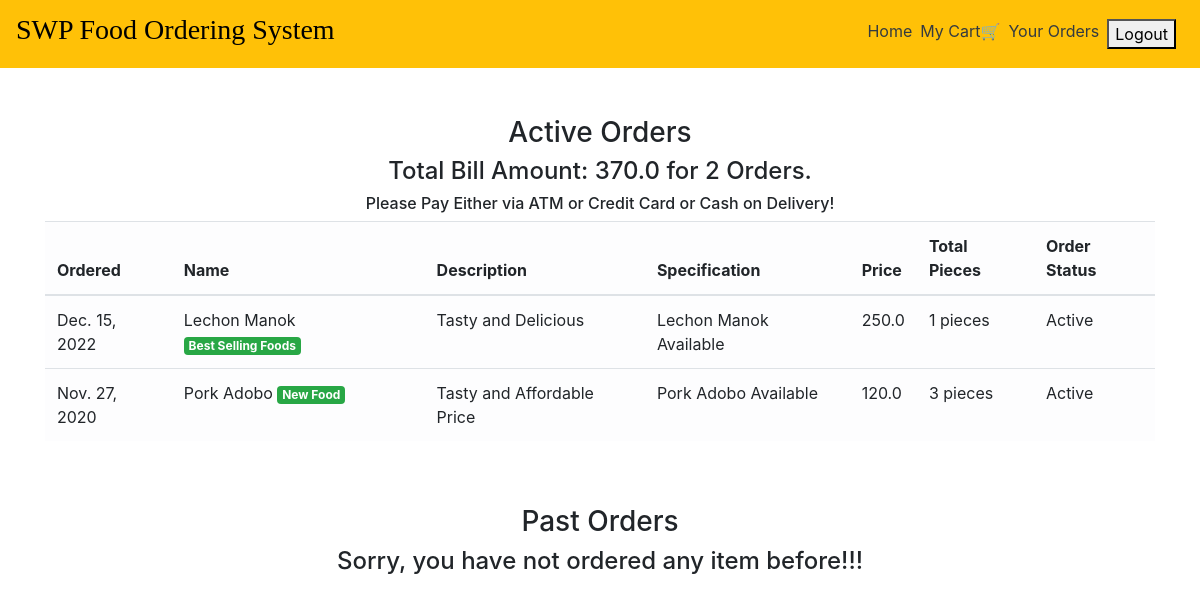
The app's page /order_details/ (signed in), older data.
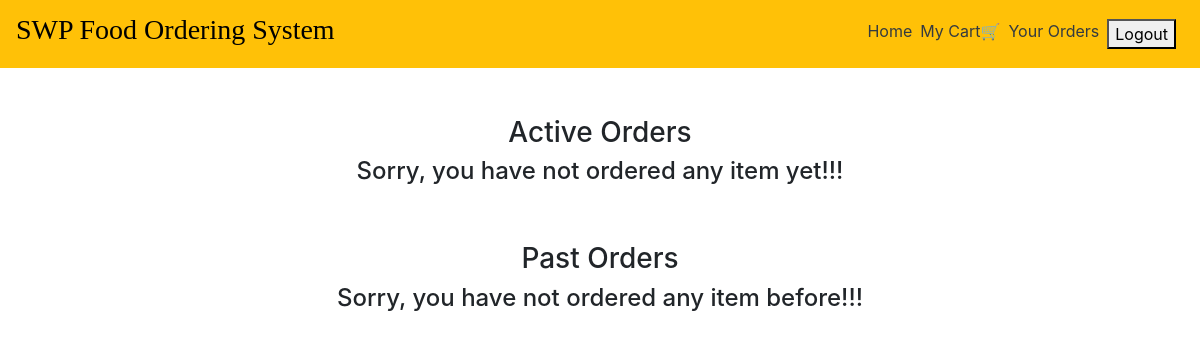
The same page, newer data.
### main/models.py (models this page shows, shortened)
class CartItems(models.Model):
    ORDER_STATUS = (
        ('Active', 'Active'),
        ('Delivered', 'Delivered')
    )
    user = models.ForeignKey(User, on_delete=models.CASCADE)
    item = models.ForeignKey(Item, on_delete=models.CASCADE)
    ordered = models.BooleanField(default=False)
    quantity = models.IntegerField(default=1)
    ordered_date = models.DateField(default=timezone.now)
    status = models.CharField(max_length=20, choices=ORDER_STATUS, default='Active')
    delivery_date = models.DateField(default=timezone.now)
    class Meta:
        verbose_name = 'Cart Item'
        verbose_name_plural = 'Cart Items'

class Item(models.Model):
    LABELS = (
        ('Best Selling Foods', 'Best Selling Foods'),
        ('New Food', 'New Food'),
        ('Spicy Foods🔥', 'Spicy Foods🔥'),
    )
    LABEL_COLOUR = (
        ('danger', 'danger'),
        ('success', 'success'),
        ('primary', 'primary'),
        ('info', 'info'),
        ('warning', 'warning'),
    )
    title = models.CharField(max_length=150)
    description = models.CharField(max_length=250,blank=True)
    price = models.FloatField()
    pieces = models.IntegerField(default=6)
    instructions = models.CharField(max_length=250,default="Available")
    image = models.ImageField(default='default.png', upload_to='images/')
    labels = models.CharField(max_length=25, choices=LABELS, blank=True)
    label_colour = models.CharField(max_length=15, choices=LABEL_COLOUR, blank=True)
    slug = models.SlugField(default="foods")
    created_by = models.ForeignKey(User, on_delete=models.CASCADE)

### main/views.py (the view)
# urls.py: path('order_details/', views.order_details, name='order_details'),
@login_required
def order_details(request):
    items = CartItems.objects.filter(user=request.user, ordered=True,status="Active").order_by('-ordered_date')
    cart_items = CartItems.objects.filter(user=request.user, ordered=True,status="Delivered").order_by('-ordered_date')
    bill = items.aggregate(Sum('item__price'))
    number = items.aggregate(Sum('quantity'))
    pieces = items.aggregate(Sum('item__pieces'))
    total = bill.get("item__price__sum")
    count = number.get("quantity__sum")
    total_pieces = pieces.get("item__pieces__sum")
    context = {
        'items':items,
        'cart_items':cart_items,
        'total': total,
        'count': count,
        'total_pieces': total_pieces
    }
    return render(request, 'main/order_details.html', context)

### main/templatetags/get_group.py (called while the page is built)
@register.filter(name='has_group')
def has_group(user, group_name):
    return user.groups.filter(name=group_name).exists()

### main/templates/main/order_details.html
{% extends "main/layout.html" %}
{% block content %}
<div class="cart">
    <div class="container">
        <div class="row">
            <div class="col-sm-12 mt-5">
                <h3 class="text-center">Active Orders</h3>
                {% if items %}
                <h4 class="text-center">Total Bill Amount: {{total}} for {{ count }} Orders.</h4>
                <h6 class="text-center">Please Pay Either via ATM or Credit Card or Cash on Delivery!</h6>
                <div class="table-responsive">
                    <table class="table table-light">
                        <thead>
                        <tr>
                            <th scope="col">Ordered</th>
                            <th scope="col">Name</th>
                            <th scope="col">Description</th>
                            <th scope="col">Specification</th>
                            <th scope="col">Price</th>
                            <th scope="col">Total Pieces</th>
                            <th scope="col">Order Status</th>
                        </tr>
                        </thead>
                        <tbody>
                            {% for item_active in items %}
                        <tr>
                            <td>{{ item_active.ordered_date }}</td>
                            <td>{{ item_active.item.title }} <span class="badge badge-{{ item_active.item.label_colour }}">{{ item_active.item.labels }}</span></td>
                            <td>{{ item_active.item.description }}</td>
                            <td>{{ item_active.item.instructions }}</td>
                            <td>{{ item_active.item.price }}</td>
                            <td>{{ item_active.item.pieces }} pieces</td>
                            <td>{{ item_active.status }}</td>
                        </tr>
                            {% endfor %}
                        </tbody>
                    </table>
                </div>
                {% else %}
                <h4 class="text-center">Sorry, you have not ordered any item yet!!!</h4>
                {% endif %}
            </div>
        </div>
        <div class="row">
            <div class="col-sm-12 mt-5">
                <h3 class="text-center">Past Orders</h3>
                {% if cart_items %}
                <div class="table-responsive">
                    <table class="table table-light">
                        <thead>
                        <tr>
                            <th scope="col">Ordered</th>
                            <th scope="col">Name</th>
                            <th scope="col">Description</th>
                            <th scope="col">Specification</th>
                            <th scope="col">Price</th>
                            <th scope="col">Total Pieces</th>
                            <th scope="col">Order Status</th>
                            <th scope="col">Delivery Date</th>
                        </tr>
                        </thead>
                        <tbody>
                            {% for cart in cart_items %}
                        <tr>
                            <td>{{ cart.ordered_date }}</td>
                            <td>{{ cart.item.title }} <span class="badge badge-{{ cart.item.label_colour }}">{{ cart.item.labels }}</span></td>
                            <td>{{ cart.item.description }}</td>
                            <td>{{ cart.item.instructions }}</td>
                            <td>{{ cart.item.price }}</td>
                            <td>{{ cart.item.pieces }} pieces</td>
                            <td>{{ cart.status }}</td>
                            <td>{{ cart.delivery_date }}</td>
                        </tr>
                            {% endfor %}
                        </tbody>
                    </table>
                </div>
                {% else %}
                <h4 class="text-center">Sorry, you have not ordered any item before!!!</h4>
                {% endif %}
            </div>
        </div>
    </div>
</div>
{% endblock content %}

Row changes from the older to the newer data that the page shows:
removed CartItems: ordered_date "Dec. 15, 2022", item "Lechon Manok", item.labels "Best Selling Foods", item.description "Tasty and Delicious", item.instructions "Lechon Manok Available", item.price "250.0", item.pieces "1", status "Active"
removed CartItems: ordered_date "Nov. 27, 2020", item "Pork Adobo", item.labels "New Food", item.description "Tasty and Affordable Price", item.instructions "Pork Adobo Available", item.price "120.0", item.pieces "3", status "Active"
Text that changed along with them:
{{ total }}: "370.0" → (not shown)
{{ count }}: "2" → (not shown)
text no longer shown: "Total Bill Amount: for Orders. Please Pay Either via ATM or Credit Card or Cash on Delivery! Ordered Name Description Specification Price Total Pieces Order Status"
text now shown: "Sorry, you have not ordered any item yet!!!"
